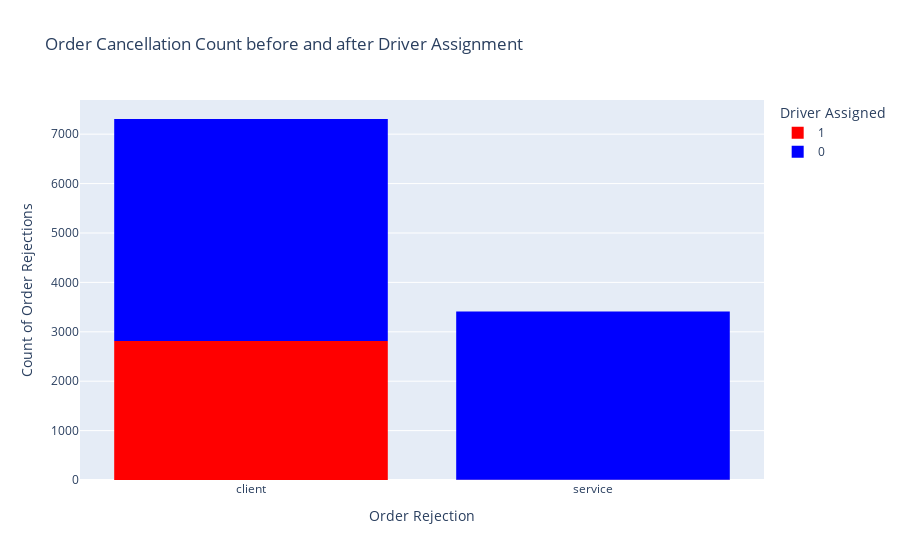

Source (notebook cell):
### Markdown cell above
#### Impact of Driver Assignment:

### Code cell
fig = px.histogram(
    data_orders,
    x='order_status_key',
    color='is_driver_assigned_key',
    color_discrete_map={0: 'blue', 1: 'red'},
    labels={'order_status_key': 'Order Rejection', 'is_driver_assigned_key': 'Driver Assigned'},
    title='Order Cancellation Count before and after Driver Assignment'
)
fig.update_layout(
    xaxis_title='Order Rejection',
    yaxis_title='Count of Order Rejections',
    legend_title='Driver Assigned'
)
fig.show()

### Figure 1 — Plotly figure (JSON) as saved in the notebook; plotly's stock layout.template omitted (floating-point values rounded to 4 significant figures; data arrays with more than 128 entries replaced by an {"elided": "..."} marker saying what was removed)
{"data": [{"alignmentgroup": "True", "bingroup": "x", "hovertemplate": "Driver Assigned=1<br>Order Rejection=%{x}<br>count=%{y}<extra></extra>", "legendgroup": "1", "marker": {"color": "red", "pattern": {"shape": ""}}, "name": "1", "offsetgroup": "1", "orientation": "v", "showlegend": true, "type": "histogram", "x": {"elided": "2814 str values"}, "xaxis": "x", "yaxis": "y"}, {"alignmentgroup": "True", "bingroup": "x", "hovertemplate": "Driver Assigned=0<br>Order Rejection=%{x}<br>count=%{y}<extra></extra>", "legendgroup": "0", "marker": {"color": "blue", "pattern": {"shape": ""}}, "name": "0", "offsetgroup": "0", "orientation": "v", "showlegend": true, "type": "histogram", "x": {"elided": "7902 str values"}, "xaxis": "x", "yaxis": "y"}], "layout": {"barmode": "relative", "legend": {"title": {"text": "Driver Assigned"}, "tracegroupgap": 0}, "title": {"text": "Order Cancellation Count before and after Driver Assignment"}, "xaxis": {"anchor": "y", "domain": [0, 1], "title": {"text": "Order Rejection"}}, "yaxis": {"anchor": "x", "domain": [0, 1], "title": {"text": "Count of Order Rejections"}}}}
